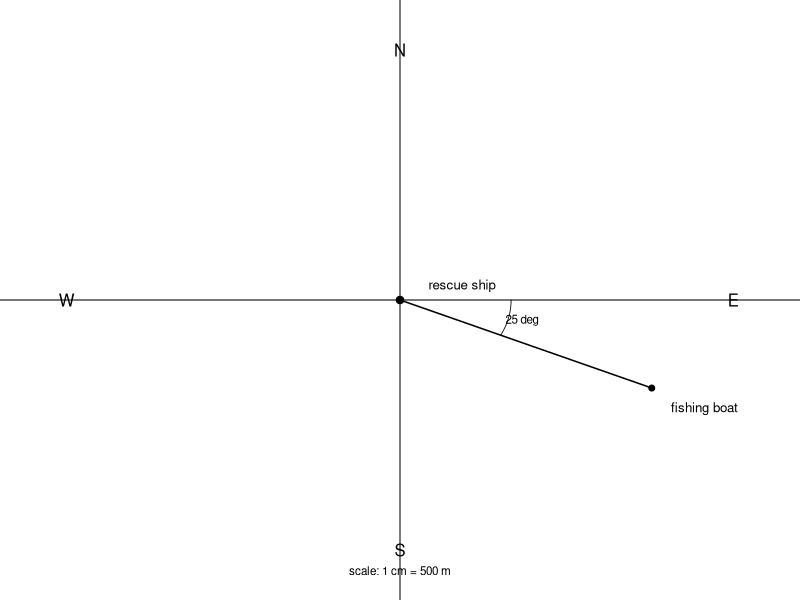
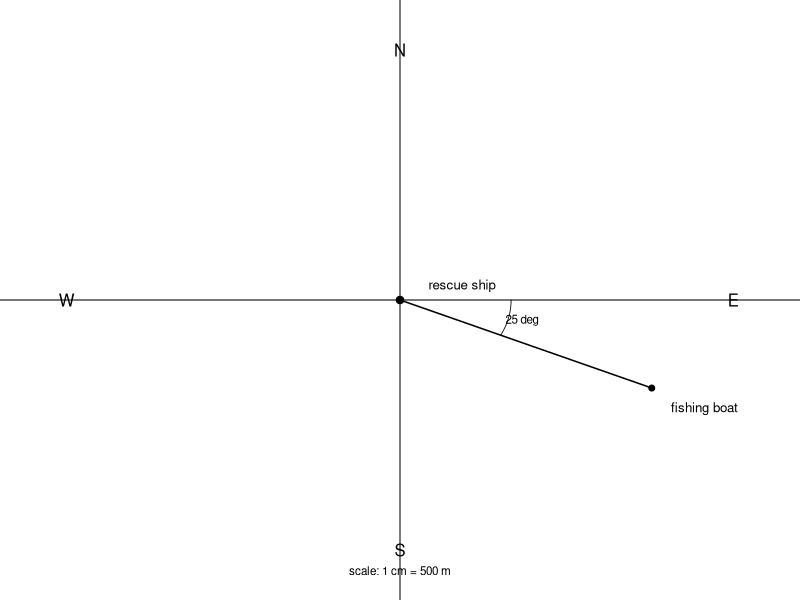

Reproduce these figures in R, in order.
library(svglite)

make_plot <- function() {
  old <- par(mar = c(0,0,0,0), bg = "white")
  plot(0, 0, type = "n", xlim = c(-4, 4), ylim = c(-4, 4),
       axes = FALSE, xlab = "", ylab = "")
  abline(h=0, v=0, lwd = 1)
  text(0, 3.6, "N", cex = 1, family = "sans")
  text(0, -3.6, "S", cex = 1, family = "sans")
  text(3.6, 0, "E", cex = 1, family = "sans")
  text(-3.6, 0, "W", cex = 1, family = "sans")
  points(0, 0, pch = 19, cex = 1)
  text(0.2, 0.2, "rescue ship", cex = 0.8, family = "sans", pos = 4)
  # fishing boat: east-south 25 deg, length 3 units
  ang <- -25 * pi / 180
  x2 <- 3 * cos(ang); y2 <- 3 * sin(ang)
  lines(c(0, x2), c(0, y2), lwd = 1.5)
  points(x2, y2, pch = 19, cex = 0.8)
  text(x2 + 0.1, y2 - 0.3, "fishing boat", cex = 0.8, family = "sans", pos = 4)
  # arc marking 25 deg
  th <- seq(0, ang, length.out = 30)
  lines(1.2*cos(th), 1.2*sin(th), lwd = 0.8)
  text(1.35*cos(ang/2), 1.35*sin(ang/2), "25 deg", cex = 0.7, family = "sans")
  text(0, -3.9, "scale: 1 cm = 500 m", cex = 0.7, family = "sans")
  par(old)
}

svglite("C:/Users/18904/Github/primary-mathematics/figures/week89-3.svg", width = 4, height = 4)
make_plot(); dev.off()
cairo_pdf("C:/Users/18904/Github/primary-mathematics/figures/week89-3.pdf", width = 4, height = 4)
make_plot(); dev.off()
cat("done\n")
